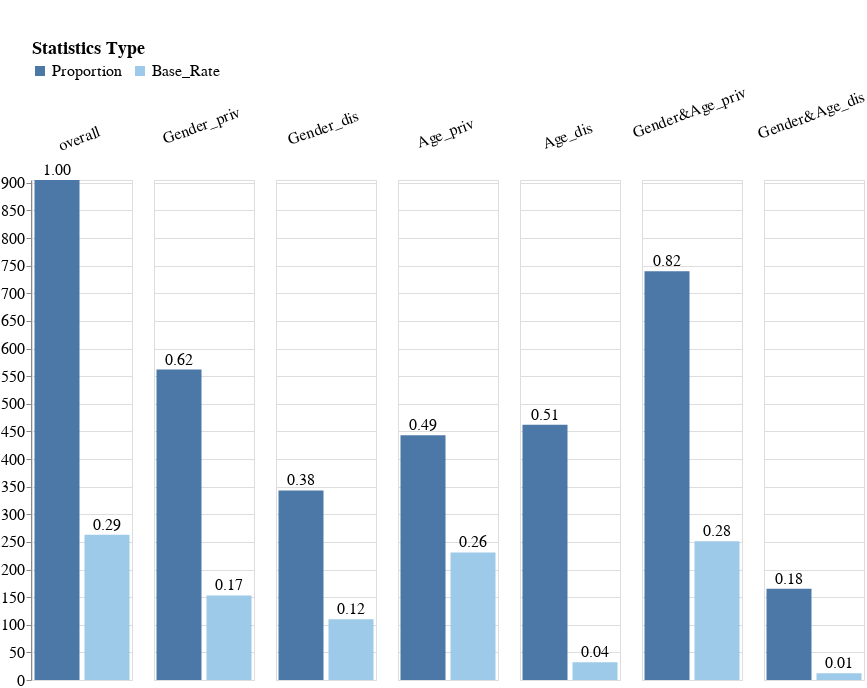

The notebook cell this image was saved under:
### Markdown cell above
## Check proportions and base rates

### Code cell
create_dataset_stats_bar_chart(data_loader.X_data, data_loader.y_data, sensitive_attributes_dct)

### Figure 1 — Vega-Lite specification as saved in the notebook (floating-point values rounded to 4 significant figures)
{"config": {"view": {"continuousWidth": 400, "continuousHeight": 300}, "axis": {"labelFontSize": 16, "titleFontSize": 18}, "headerColumn": {"labelFontSize": 16, "titleFontSize": 18}, "padding": {"top": 40}}, "data": {"name": "data-d811318363d7950aa544a2afc6c280e3"}, "facet": {"column": {"field": "Subgroup", "header": {"labelAlign": "center", "labelAnchor": "middle", "labelAngle": -20, "labelPadding": -15}, "sort": ["overall", "Gender_priv", "Gender_dis", "Age_priv", "Age_dis", "Gender&Age_priv", "Gender&Age_dis"], "title": "", "type": "nominal"}}, "spec": {"layer": [{"mark": "bar", "encoding": {"color": {"field": "Statistics_Type", "legend": {"direction": "horizontal", "labelFontSize": 16, "legendX": 0, "legendY": -140, "orient": "none", "title": "Statistics Type", "titleFontSize": 18}, "scale": {"scheme": "tableau20"}, "sort": ["Proportion", "Base_Rate"], "type": "nominal"}, "x": {"axis": null, "field": "Statistics_Type", "sort": ["Proportion", "Base_Rate"], "type": "nominal"}, "y": {"axis": {"grid": true}, "field": "Num_Rows", "scale": {"domain": [0, 905.0]}, "title": "", "type": "quantitative"}}}, {"mark": {"type": "text", "baseline": "middle", "dy": -10, "fontSize": 16}, "encoding": {"color": {"value": "black"}, "text": {"field": "Percentage", "format": ",.2f", "type": "quantitative"}, "x": {"axis": null, "field": "Statistics_Type", "sort": ["Proportion", "Base_Rate"], "type": "nominal"}, "y": {"axis": {"grid": true}, "field": "Num_Rows", "scale": {"domain": [0, 905.0]}, "title": "", "type": "quantitative"}}}], "height": 500, "width": 100}, "$schema": "https://vega.github.io/schema/vega-lite/v4.17.0.json", "datasets": {"data-d811318363d7950aa544a2afc6c280e3": [{"Subgroup": "overall", "Percentage": 1.0, "Num_Rows": 905, "Statistics_Type": "Proportion"}, {"Subgroup": "overall", "Percentage": 0.2906, "Num_Rows": 263, "Statistics_Type": "Base_Rate"}, {"Subgroup": "Gender_priv", "Percentage": 0.621, "Num_Rows": 562, "Statistics_Type": "Proportion"}, {"Subgroup": "Gender_priv", "Percentage": 0.1691, "Num_Rows": 153, "Statistics_Type": "Base_Rate"}, {"Subgroup": "Gender_dis", "Percentage": 0.379, "Num_Rows": 343, "Statistics_Type": "Proportion"}, {"Subgroup": "Gender_dis", "Percentage": 0.1215, "Num_Rows": 110, "Statistics_Type": "Base_Rate"}, {"Subgroup": "Age_priv", "Percentage": 0.4895, "Num_Rows": 443, "Statistics_Type": "Proportion"}, {"Subgroup": "Age_priv", "Percentage": 0.2552, "Num_Rows": 231, "Statistics_Type": "Base_Rate"}, {"Subgroup": "Age_dis", "Percentage": 0.5105, "Num_Rows": 462, "Statistics_Type": "Proportion"}, {"Subgroup": "Age_dis", "Percentage": 0.03536, "Num_Rows": 32, "Statistics_Type": "Base_Rate"}, {"Subgroup": "Gender&Age_priv", "Percentage": 0.8177, "Num_Rows": 740, "Statistics_Type": "Proportion"}, {"Subgroup": "Gender&Age_priv", "Percentage": 0.2773, "Num_Rows": 251, "Statistics_Type": "Base_Rate"}, {"Subgroup": "Gender&Age_dis", "Percentage": 0.1823, "Num_Rows": 165, "Statistics_Type": "Proportion"}, {"Subgroup": "Gender&Age_dis", "Percentage": 0.01326, "Num_Rows": 12, "Statistics_Type": "Base_Rate"}]}}
